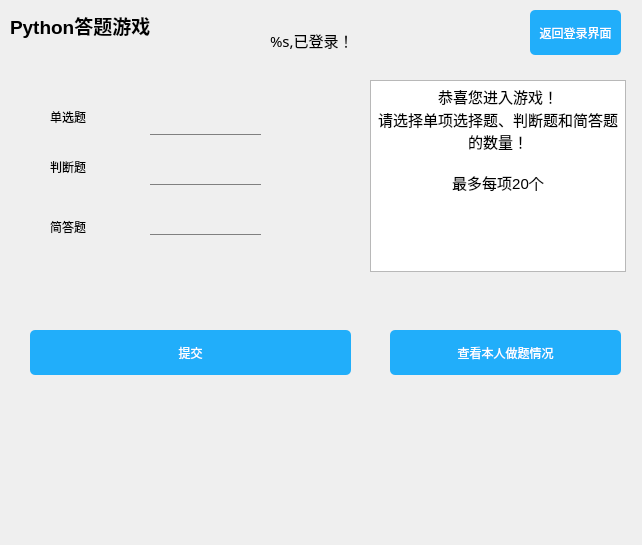
<?xml version="1.0" encoding="UTF-8"?>
<ui version="4.0">
 <class>Form</class>
 <widget class="QWidget" name="Form">
  <property name="geometry">
   <rect>
    <x>0</x>
    <y>0</y>
    <width>642</width>
    <height>545</height>
   </rect>
  </property>
  <property name="windowTitle">
   <string>Form</string>
  </property>
  <widget class="QTextBrowser" name="textBrowser">
   <property name="geometry">
    <rect>
     <x>370</x>
     <y>80</y>
     <width>256</width>
     <height>192</height>
    </rect>
   </property>
   <property name="html">
    <string>&lt;!DOCTYPE HTML PUBLIC &quot;-//W3C//DTD HTML 4.0//EN&quot; &quot;http://www.w3.org/TR/REC-html40/strict.dtd&quot;&gt;
&lt;html&gt;&lt;head&gt;&lt;meta name=&quot;qrichtext&quot; content=&quot;1&quot; /&gt;&lt;style type=&quot;text/css&quot;&gt;
p, li { white-space: pre-wrap; }
&lt;/style&gt;&lt;/head&gt;&lt;body style=&quot; font-family:'SimSun'; font-size:9.33333pt; font-weight:400; font-style:normal;&quot;&gt;
&lt;p align=&quot;center&quot; style=&quot; margin-top:0px; margin-bottom:0px; margin-left:0px; margin-right:0px; -qt-block-indent:0; text-indent:0px;&quot;&gt;&lt;span style=&quot; font-size:11pt;&quot;&gt;恭喜您进入游戏！&lt;/span&gt;&lt;/p&gt;
&lt;p align=&quot;center&quot; style=&quot; margin-top:0px; margin-bottom:0px; margin-left:0px; margin-right:0px; -qt-block-indent:0; text-indent:0px;&quot;&gt;&lt;span style=&quot; font-size:11pt;&quot;&gt;请选择单项选择题、判断题和简答题的数量！&lt;/span&gt;&lt;/p&gt;
&lt;p align=&quot;center&quot; style=&quot;-qt-paragraph-type:empty; margin-top:0px; margin-bottom:0px; margin-left:0px; margin-right:0px; -qt-block-indent:0; text-indent:0px; font-size:11pt;&quot;&gt;&lt;br /&gt;&lt;/p&gt;
&lt;p align=&quot;center&quot; style=&quot; margin-top:0px; margin-bottom:0px; margin-left:0px; margin-right:0px; -qt-block-indent:0; text-indent:0px;&quot;&gt;&lt;span style=&quot; font-size:11pt;&quot;&gt;最多每项20个&lt;/span&gt;&lt;/p&gt;
&lt;p align=&quot;center&quot; style=&quot;-qt-paragraph-type:empty; margin-top:0px; margin-bottom:0px; margin-left:0px; margin-right:0px; -qt-block-indent:0; text-indent:0px; font-size:11pt;&quot;&gt;&lt;br /&gt;&lt;/p&gt;
&lt;p align=&quot;center&quot; style=&quot;-qt-paragraph-type:empty; margin-top:0px; margin-bottom:0px; margin-left:0px; margin-right:0px; -qt-block-indent:0; text-indent:0px; font-size:11pt;&quot;&gt;&lt;br /&gt;&lt;/p&gt;
&lt;p align=&quot;center&quot; style=&quot;-qt-paragraph-type:empty; margin-top:0px; margin-bottom:0px; margin-left:0px; margin-right:0px; -qt-block-indent:0; text-indent:0px; font-size:11pt;&quot;&gt;&lt;br /&gt;&lt;/p&gt;&lt;/body&gt;&lt;/html&gt;</string>
   </property>
  </widget>
  <widget class="QLabel" name="label_4">
   <property name="geometry">
    <rect>
     <x>10</x>
     <y>10</y>
     <width>161</width>
     <height>31</height>
    </rect>
   </property>
   <property name="font">
    <font>
     <pointsize>14</pointsize>
     <weight>75</weight>
     <italic>false</italic>
     <bold>true</bold>
     <underline>false</underline>
    </font>
   </property>
   <property name="text">
    <string>Python答题游戏</string>
   </property>
  </widget>
  <widget class="QLineEdit" name="three">
   <property name="geometry">
    <rect>
     <x>150</x>
     <y>190</y>
     <width>111</width>
     <height>45</height>
    </rect>
   </property>
   <property name="minimumSize">
    <size>
     <width>0</width>
     <height>45</height>
    </size>
   </property>
   <property name="maximumSize">
    <size>
     <width>16777215</width>
     <height>45</height>
    </size>
   </property>
   <property name="styleSheet">
    <string notr="true">QLineEdit {
	font-size: 20px;
	border: none;
	border-bottom: 1px solid gray;
	background-color: transparent;
}
QLineEdit: hover{
	border-bottom: 1px solid black;
}
QLineEdit: focus 
{
 	border-bottom: 1px solid rgb(18,183,245);
}</string>
   </property>
   <property name="echoMode">
    <enum>QLineEdit::Normal</enum>
   </property>
  </widget>
  <widget class="QPushButton" name="submit">
   <property name="enabled">
    <bool>true</bool>
   </property>
   <property name="geometry">
    <rect>
     <x>30</x>
     <y>330</y>
     <width>321</width>
     <height>45</height>
    </rect>
   </property>
   <property name="minimumSize">
    <size>
     <width>0</width>
     <height>45</height>
    </size>
   </property>
   <property name="maximumSize">
    <size>
     <width>16777215</width>
     <height>45</height>
    </size>
   </property>
   <property name="styleSheet">
    <string notr="true">QPushButton {
	background-color: rgb(33,174,250);
	border-radius: 5px;
	color: white;
}
QPushButton:hover {
	background-color: rgb(72,203,250);
}
QPushButton:pressed {
	background-color: rgb(85,85,255);
}
QPushButton:disabled {
	background-color: rgb(148, 146, 149);
}</string>
   </property>
   <property name="text">
    <string>提交</string>
   </property>
   <property name="icon">
    <iconset>
     <normaloff>:/login/images/safe.png</normaloff>:/login/images/safe.png</iconset>
   </property>
  </widget>
  <widget class="QPushButton" name="returnbutton">
   <property name="enabled">
    <bool>true</bool>
   </property>
   <property name="geometry">
    <rect>
     <x>530</x>
     <y>10</y>
     <width>91</width>
     <height>45</height>
    </rect>
   </property>
   <property name="minimumSize">
    <size>
     <width>0</width>
     <height>45</height>
    </size>
   </property>
   <property name="maximumSize">
    <size>
     <width>16777215</width>
     <height>45</height>
    </size>
   </property>
   <property name="styleSheet">
    <string notr="true">QPushButton {
	background-color: rgb(33,174,250);
	border-radius: 5px;
	color: white;
}
QPushButton:hover {
	background-color: rgb(72,203,250);
}
QPushButton:pressed {
	background-color: rgb(85,85,255);
}
QPushButton:disabled {
	background-color: rgb(148, 146, 149);
}</string>
   </property>
   <property name="text">
    <string>返回登录界面</string>
   </property>
   <property name="icon">
    <iconset>
     <normaloff>:/login/images/safe.png</normaloff>:/login/images/safe.png</iconset>
   </property>
  </widget>
  <widget class="QLabel" name="label">
   <property name="geometry">
    <rect>
     <x>50</x>
     <y>110</y>
     <width>63</width>
     <height>14</height>
    </rect>
   </property>
   <property name="text">
    <string>单选题</string>
   </property>
  </widget>
  <widget class="QLabel" name="label_2">
   <property name="geometry">
    <rect>
     <x>50</x>
     <y>160</y>
     <width>63</width>
     <height>14</height>
    </rect>
   </property>
   <property name="text">
    <string>判断题</string>
   </property>
  </widget>
  <widget class="QLabel" name="label_3">
   <property name="geometry">
    <rect>
     <x>50</x>
     <y>220</y>
     <width>63</width>
     <height>14</height>
    </rect>
   </property>
   <property name="text">
    <string>简答题</string>
   </property>
  </widget>
  <widget class="QLineEdit" name="two">
   <property name="geometry">
    <rect>
     <x>150</x>
     <y>140</y>
     <width>111</width>
     <height>45</height>
    </rect>
   </property>
   <property name="minimumSize">
    <size>
     <width>0</width>
     <height>45</height>
    </size>
   </property>
   <property name="maximumSize">
    <size>
     <width>16777215</width>
     <height>45</height>
    </size>
   </property>
   <property name="styleSheet">
    <string notr="true">QLineEdit {
	font-size: 20px;
	border: none;
	border-bottom: 1px solid gray;
	background-color: transparent;
}
QLineEdit: hover{
	border-bottom: 1px solid black;
}
QLineEdit: focus 
{
 	border-bottom: 1px solid rgb(18,183,245);
}</string>
   </property>
   <property name="echoMode">
    <enum>QLineEdit::Normal</enum>
   </property>
  </widget>
  <widget class="QLineEdit" name="one">
   <property name="geometry">
    <rect>
     <x>150</x>
     <y>90</y>
     <width>111</width>
     <height>45</height>
    </rect>
   </property>
   <property name="minimumSize">
    <size>
     <width>0</width>
     <height>45</height>
    </size>
   </property>
   <property name="maximumSize">
    <size>
     <width>16777215</width>
     <height>45</height>
    </size>
   </property>
   <property name="styleSheet">
    <string notr="true">QLineEdit {
	font-size: 20px;
	border: none;
	border-bottom: 1px solid gray;
	background-color: transparent;
}
QLineEdit: hover{
	border-bottom: 1px solid black;
}
QLineEdit: focus 
{
 	border-bottom: 1px solid rgb(18,183,245);
}</string>
   </property>
   <property name="echoMode">
    <enum>QLineEdit::Normal</enum>
   </property>
  </widget>
  <widget class="QPushButton" name="condition">
   <property name="enabled">
    <bool>true</bool>
   </property>
   <property name="geometry">
    <rect>
     <x>390</x>
     <y>330</y>
     <width>231</width>
     <height>45</height>
    </rect>
   </property>
   <property name="minimumSize">
    <size>
     <width>0</width>
     <height>45</height>
    </size>
   </property>
   <property name="maximumSize">
    <size>
     <width>16777215</width>
     <height>45</height>
    </size>
   </property>
   <property name="styleSheet">
    <string notr="true">QPushButton {
	background-color: rgb(33,174,250);
	border-radius: 5px;
	color: white;
}
QPushButton:hover {
	background-color: rgb(72,203,250);
}
QPushButton:pressed {
	background-color: rgb(85,85,255);
}
QPushButton:disabled {
	background-color: rgb(148, 146, 149);
}</string>
   </property>
   <property name="text">
    <string>查看本人做题情况</string>
   </property>
   <property name="icon">
    <iconset>
     <normaloff>:/login/images/safe.png</normaloff>:/login/images/safe.png</iconset>
   </property>
  </widget>
  <widget class="QLabel" name="label_5">
   <property name="geometry">
    <rect>
     <x>270</x>
     <y>30</y>
     <width>251</width>
     <height>21</height>
    </rect>
   </property>
   <property name="font">
    <font>
     <family>Microsoft JhengHei</family>
     <pointsize>11</pointsize>
    </font>
   </property>
   <property name="text">
    <string>%s,已登录！</string>
   </property>
  </widget>
 </widget>
 <resources/>
 <connections/>
</ui>
